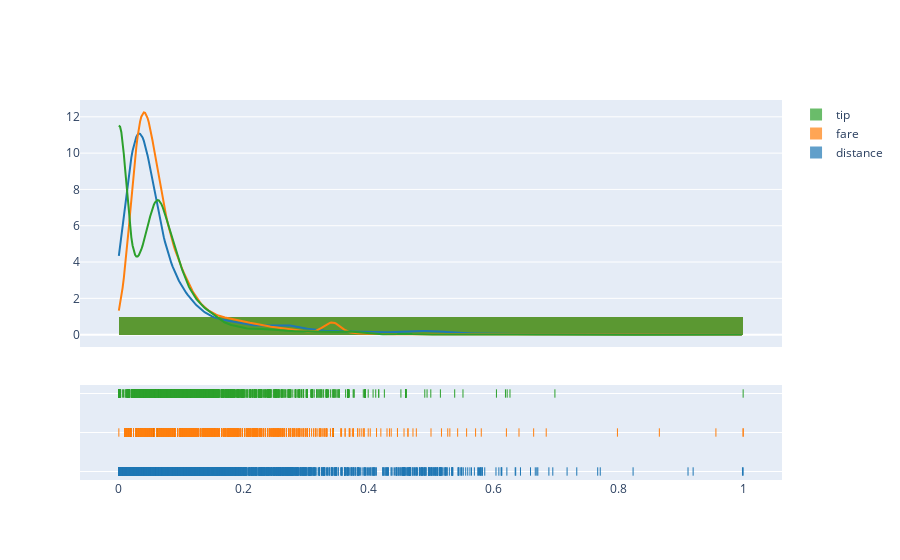

Here is the notebook cell this chart was saved with:
### Code cell
# after scaling
fig = ff.create_distplot([dfs['distance'],dfs['fare'],dfs['tip']],group_labels=['distance','fare','tip'],)
fig
# # here my data is between 0 - 1

### Figure 1 — Plotly figure (JSON) as saved in the notebook; plotly's stock layout.template omitted (floating-point values rounded to 4 significant figures; data arrays with more than 128 entries replaced by an {"elided": "..."} marker saying what was removed)
{"data": [{"autobinx": false, "histnorm": "probability density", "legendgroup": "distance", "marker": {"color": "rgb(31, 119, 180)"}, "name": "distance", "opacity": 0.7, "type": "histogram", "x": {"elided": "6433 float values"}, "xaxis": "x", "xbins": {"end": 1, "size": 1, "start": 0}, "yaxis": "y"}, {"autobinx": false, "histnorm": "probability density", "legendgroup": "fare", "marker": {"color": "rgb(255, 127, 14)"}, "name": "fare", "opacity": 0.7, "type": "histogram", "x": {"elided": "6433 float values"}, "xaxis": "x", "xbins": {"end": 1.0, "size": 1, "start": 0}, "yaxis": "y"}, {"autobinx": false, "histnorm": "probability density", "legendgroup": "tip", "marker": {"color": "rgb(44, 160, 44)"}, "name": "tip", "opacity": 0.7, "type": "histogram", "x": {"elided": "6433 float values"}, "xaxis": "x", "xbins": {"end": 1, "size": 1, "start": 0}, "yaxis": "y"}, {"legendgroup": "distance", "marker": {"color": "rgb(31, 119, 180)"}, "mode": "lines", "name": "distance", "showlegend": false, "type": "scatter", "x": {"elided": "500 float values"}, "xaxis": "x", "y": {"elided": "500 float values"}, "yaxis": "y"}, {"legendgroup": "fare", "marker": {"color": "rgb(255, 127, 14)"}, "mode": "lines", "name": "fare", "showlegend": false, "type": "scatter", "x": {"elided": "500 float values"}, "xaxis": "x", "y": {"elided": "500 float values"}, "yaxis": "y"}, {"legendgroup": "tip", "marker": {"color": "rgb(44, 160, 44)"}, "mode": "lines", "name": "tip", "showlegend": false, "type": "scatter", "x": {"elided": "500 float values"}, "xaxis": "x", "y": {"elided": "500 float values"}, "yaxis": "y"}, {"legendgroup": "distance", "marker": {"color": "rgb(31, 119, 180)", "symbol": "line-ns-open"}, "mode": "markers", "name": "distance", "showlegend": false, "type": "scatter", "x": {"elided": "6433 float values"}, "xaxis": "x", "y": {"elided": "6433 str values"}, "yaxis": "y2"}, {"legendgroup": "fare", "marker": {"color": "rgb(255, 127, 14)", "symbol": "line-ns-open"}, "mode": "markers", "name": "fare", "showlegend": false, "type": "scatter", "x": {"elided": "6433 float values"}, "xaxis": "x", "y": {"elided": "6433 str values"}, "yaxis": "y2"}, {"legendgroup": "tip", "marker": {"color": "rgb(44, 160, 44)", "symbol": "line-ns-open"}, "mode": "markers", "name": "tip", "showlegend": false, "type": "scatter", "x": {"elided": "6433 float values"}, "xaxis": "x", "y": {"elided": "6433 str values"}, "yaxis": "y2"}], "layout": {"barmode": "overlay", "hovermode": "closest", "legend": {"traceorder": "reversed"}, "xaxis": {"anchor": "y2", "domain": [0, 1], "zeroline": false}, "yaxis": {"anchor": "free", "domain": [0.35, 1], "position": 0}, "yaxis2": {"anchor": "x", "domain": [0, 0.25], "dtick": 1, "showticklabels": false}}}
